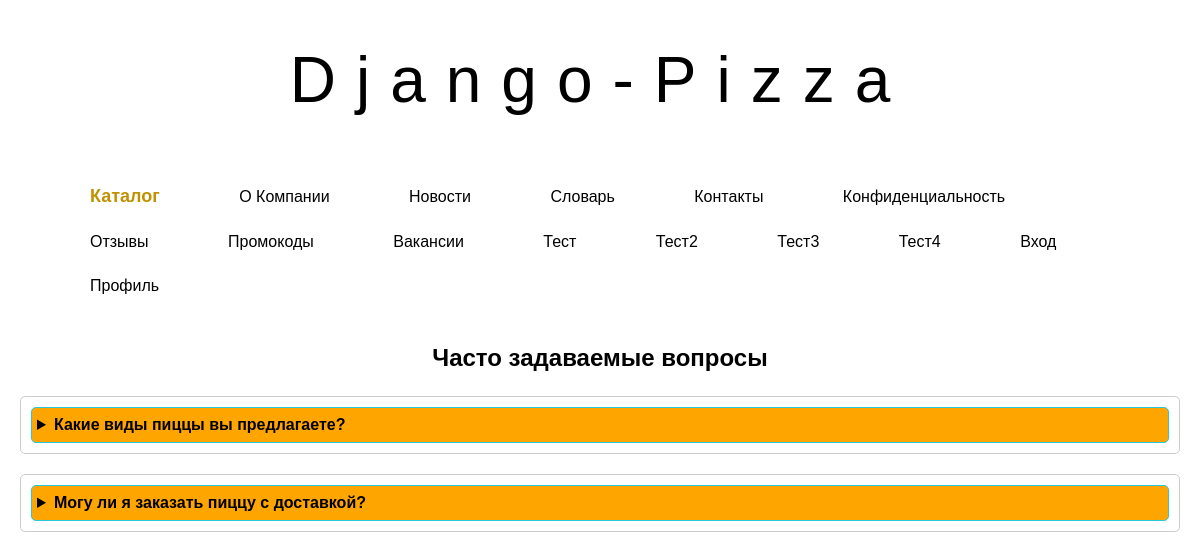
Screenshot of /products/term with the database file from the repository.
### products/models.py (models this page shows)
class FAQ(models.Model):
    term = models.CharField(max_length=100)
    definition = models.TextField()
    timestamp = models.DateTimeField(auto_now_add=True)

### products/views.py (the view)
# urls.py: path('term', term, name='term'),
def term(request):
    context = {
        'title': 'main',
        'terms': FAQ.objects.all(),
    }
    return render(request, 'products/faq.html', context)

### products/templates/products/faq.html (shortened to what this page needs)
{% extends 'products/base.html' %}
{% load static %}
{% block content %}
    <body>
    <h1>Часто задаваемые вопросы</h1>
    <ul class="glossary">
        {% for term in terms %}
            <div class="faq">
                <details>
                    <summary>
                        {{ term.term }}
                    </summary>
                </details>
            </div>
        {% endfor %}
    </ul>
</body>
{% endblock %}

### products/templates/products/faq.html (style rules this page uses)
body { font-family: Arial, sans-serif; margin: 20px; padding: 0; }
h1 { text-align: center; }
.glossary { list-style-type: none; padding: 0; }
h1 { font-size: 24px; margin: 20px 0; }
.glossary { list-style: none; padding: 0; }
.faq { margin-bottom: 20px; border: 1px solid #ccc; border-radius: 5px; padding: 10px; }
details summary { cursor: pointer; font-weight: bold; padding: 5px; background-color: orange; border: 1px solid #26c7d7; border-radius: 5px; }

### rows the page displays
FAQ: term "Какие виды пиццы вы предлагаете?"
FAQ: term "Могу ли я заказать пиццу с доставкой?"
